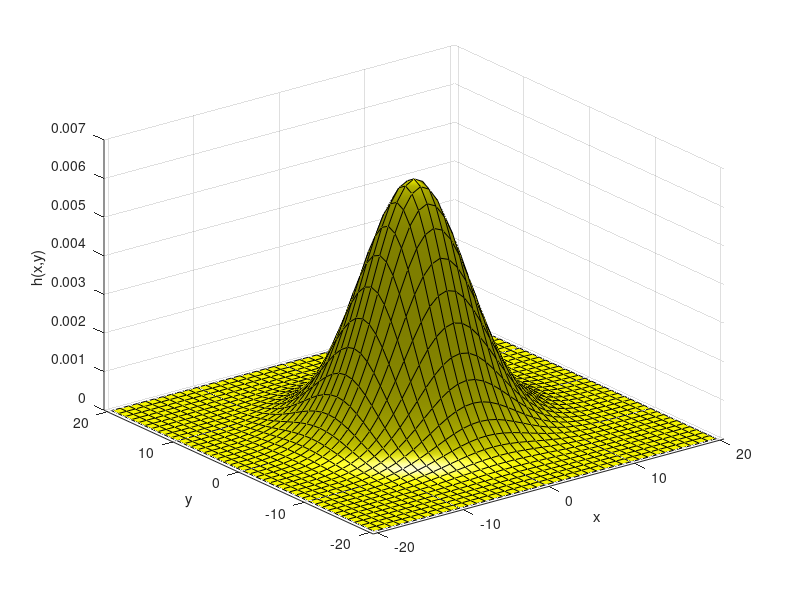

The MATLAB source for this figure: (Note: this script raises an error after producing the figure.)
%% name: Mostafa Elgebily
clear variables, clear clc, close all
%% Question 1
sigma = 5;                  % set the width of the Gaussian
L = 2*ceil(sigma*4)+1;     % fill in a constant to define the matrix size (4)
xymax = (L-1)/2;            % the maximum of the x and the y coordinate
xrange = -xymax:xymax;      % the range of x values
yrange = xrange;            % the range of y values
figure(1)
h = fspecial('gaussian', L, sigma);      % create the PSF matrix
C = cat(3, ones(size(h)),ones(size(h)),zeros(size(h)));
        % create a RGB matrix to define the colour of the surface plot
hd =surf(xrange,yrange,h,C,'FaceColor','interp','Facelight','phong');
                        % create the surface plot of the gaussian
camlight right          % add a light at the right side of the scene
xlim([-0.5*L 0.5*L]);   % set appropriate axis limits
ylim([-0.5*L 0.5*L]);
xlabel('x');            % add axis labels
ylabel('y');
zlabel('h(x,y)');
print -r150 -dpng ex3_1.png % print the result to file

im = imread('ang2.png');          % read the image from file
sigma = [1 5 10 20];            % fill array with sigma values
figure(2)
for i=1:4                       % do 4 times:
h = fspecial('gaussian', L, sigma(i));              % create the PSF
imfiltered = imfilter(im,h,'same','replicate');    % apply the filter
subplot(2,2,i);                 % define a subplot
imshow(imfiltered,[]);          % show the image
title(['\sigma = ' num2str(sigma(i))]);       % include a plot title
end
print -r150 -dpng filtered_1_5_10_20.png     % print the result to file


%% Question 2
sigma = 3;
%h = exp(-(x.^2 + y.^2)/(2*sigma^2))/(2*pi*sigma^2);
%hy = (y.*exp(-(x.^2 + y.^2)/(2*sigma^2)))/(2*pi*sigma^4);

L = 2*ceil(sigma*4)+1;      % fill in a constant to define the matrix size 
N = (L-1)/2;                % get the size of half of the full range
[x,y]=meshgrid(-N:N,-N:N);  % create the coordinates of a 2D orthogonal grid
xrange = -floor(length(x)/2):floor(length(x)/2);           % the range of x values
yrange = xrange;           % the range of y values
figure(3)
h = exp(-(x.^2 + y.^2)/(2*sigma^2))/(2*pi*sigma^2);         % new PSF
hy = (y.*exp(-(x.^2 + y.^2)/(2*sigma^2)))/(2*pi*sigma^4);   % derivative y
C = cat(3, ones(size(hy)),ones(size(hy)),zeros(size(hy)));
        % create a RGB matrix to define the colour of the surface plot
hyd =surf(xrange,yrange,hy,C,'FaceColor','interp','Facelight','phong');
                        % create the surface plot of the gaussian
camlight right          % add a light at the right side of the scene
xlim([-0.5*L 0.5*L]);   % set appropriate axis limits
ylim([-0.5*L 0.5*L]);
xlabel('x');            % add axis labels
ylabel('y');
zlabel('h(x,y)');
print -r150 -dpng ex3_2b.png % print the result to file

HY = psf2otf(hy,size(im));
HY_R = max(real(HY(:)));        % almost 0
HY_I = max(imag(HY(:)));        % around 0.2


HYI = imag(HY);
shiftedHYI = fftshift(HYI);
N_OTF = (size(im)-1)/2;
[X,Y]=meshgrid(-N_OTF:N_OTF,-N_OTF:N_OTF);   % create the coordinates of a 2D orthogonal grid
figure(4)
CHY = cat(3, ones(size(shiftedHYI)),ones(size(shiftedHYI)),zeros(size(shiftedHYI)));
HD =surf(X,Y,shiftedHYI,CHY,'FaceColor','interp','Facelight','phong','edgecolor','none');
                        % create the surface plot of the gaussian
camlight right          % add a light at the right side of the scene
xlim([-0.5*150 0.5*150]); % set appropriate axis limits
ylim([-0.5*150 0.5*150]);
xlabel('u');            % add axis labels
ylabel('v');
zlabel('h(u,v)');
print -r150 -dpng ex3_2d.png % print the result to file


% 2g)
imfft = fft2(im);
conv = ifft2(imfft.*HY);
matim = mat2gray(conv);
figure(5);
imshow(matim,[])
imwrite(matim,'ex3_2g.jpg')

%% Question 3
sigma = 4;

% fx
figure(6)
fx = ut_gauss(im,sigma,1,0);
fx_gray = mat2gray(fx);
imshow(fx_gray, []);
title('fx');
imwrite(fx_gray, 'ex3_3_fx.jpg');

% fy
figure(7)
fy = ut_gauss(im,sigma,0,1);
fy_gray = mat2gray(fy);
imshow(fy_gray, []);
title('fy');
imwrite(fy_gray, 'ex3_3_fy.jpg');

% fxx
figure(8)
fxx = ut_gauss(im,sigma,2,0);
fxx_gray = mat2gray(fxx);
imshow(fxx_gray, []);
title('fxx');
imwrite(fxx_gray, 'ex3_3_fxx.jpg');

% fyy
figure(9)
fyy = ut_gauss(im,sigma,0,2);
fyy_gray = mat2gray(fyy);
imshow(fyy_gray, []);
title('fyy');
imwrite(fyy_gray, 'ex3_3_fyy.jpg');

% fxy
figure(10)
fxy = ut_gauss(im,sigma,1,1);
fxy_gray = mat2gray(fxy);
imshow(fxy_gray, []);
title('fxy');
imwrite(fxy_gray, 'ex3_3_fxy.jpg');

%% Question 4

% gradient
figure(11);
gradmag = abs(sqrt(fx.^2 + fy.^2));
gradmag_gray = mat2gray(gradmag);
imshow(gradmag_gray, []);
title('f gradient magnitude');
imwrite(gradmag_gray, 'ex3_4_f_gradmag.jpg');

% laplacian
figure(12);
laplacian = fxx + fyy;
laplacian_gray = mat2gray(laplacian);
imshow(laplacian_gray, []);
title('f laplacian');
imwrite(laplacian_gray, 'ex3_4_f_laplacian.jpg');

%% Question 5

% figure(13)
% if laplacian(x>0)
%     x = 1;
% else
%     x = 0;
% end
% imshow(laplacian);

% create a binary out of laplacian with anything above 0 (positive) = 1
figure(13);
im_binary = imbinarize(laplacian, 0);      
imshow(im_binary);
imwrite(im_binary, 'ex3_5a_binary.jpg');

% 5b

figure(14)
% Structuring element (4 neighbour diamond = diameter 4 = radius 2)
SE = strel('diamond',2);
eroded = imerode(im_binary,SE);
subtracted = im_binary - eroded;
imshow(subtracted)
imwrite(subtracted,'ex3_5b_0-crossing.jpg')

%% Question 6

% 6a
figure(15)
masked = gradmag.*subtracted;
masked_gray = mat2gray(masked);
marr_mask = imshow(masked_gray, []);

% 6b
figure(16)
% imcontrast(marr_mask)
T = (0.2853 + 0.2814)/2;
masked_thresh = masked_gray > T;
imshow(masked_thresh,[]);
imwrite(masked_thresh,'ex3_6b_masked-threshold.jpg')

% 6c
figure(17)
marker = masked_gray > 0.55;
imshow(marker)

% 6d
figure(18)
mask = masked_gray > 0.1;
imshow(mask)

% 6e
figure(19)
reconstruct = imreconstruct(marker,mask);
imshow(reconstruct)
imwrite(reconstruct,'ex3_6e_reconstruct.jpg')


%% Question 7

sigma = 3;

% Canny edge:

figure(20);
canny = ut_edge(im,'s',sigma,'c','h',[0.1 0.0033]);
imshow(canny,[]);
imwrite(canny,'ex3_7_canny.jpg')

% Marr-Hildreth edge:

figure(21);
marr = ut_edge(im, 's', sigma, 'm', 'h', [0.1 0.0033]);
imshow(marr,[]);
imwrite(marr,'ex3_7_marr.jpg')
